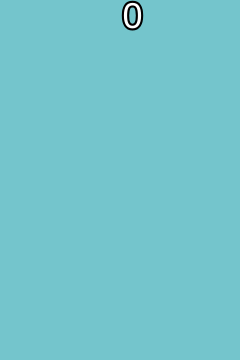
Frame 1 (no input)
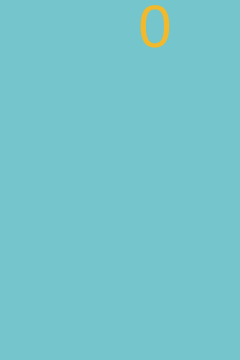
Frame 60 (no input)
Frame 120 (the mouse pressed at the canvas centre since frame 60): identical to frame 60, image omitted

The p5.js sketch that drew these frames (run headless with seeded random() and noise() and a simulated clock; from frame 60 on, the mouse is pressed at the canvas centre):

// p5.js sketch
// ── sketch.js
var pipe;
var sizeScale = 0.6;
var pipes = [];
var totalScore = 0;
function setup() {
    createCanvas(400*sizeScale,600*sizeScale);
    bird = new Bird();
    pipes.push(new Pipe());
}

function draw() {
    if(bird.lives()){
        background(116,197,204);
        bird.show();
        bird.update();
        for(var i = 0; i < pipes.length; i++){
            pipes[i].show();
            pipes[i].update();

            if (bird.hits(pipes[i])){
                console.log("HIT");
            } 
        }
        for(var i = 0; i < pipes.length; i++){
            if (pipes[i].outOfScreen()){
                console.log("OUT");
                pipes.splice(i,1);
                totalScore++;
            }
        }
                
        for(var i = 0; i < pipes.length; i++){
            if (pipes[i].outOfScreen()){
                bird.evaded(pipes[i]);
            }
        }
        displayScore();
        

        if(frameCount % 120 == 0){
            pipes.push(new Pipe());
        }
    }else{
        background(116,197,204);
        console.log(totalScore);
        textSize(100*sizeScale);
        textAlign(CENTER);
        noStroke();
        fill(241,185,43);
        text(totalScore,width/2 - 50,0,width/2 + 50,height);
    }
}  

function mousePressed(){
        bird.flap();
        console.log("FLAP");
    if (bird.lives() == false && mouseX < 100*sizeScale && mouseY < 100*sizeScale){ 
        pipes.splice(0,2);
        bird.respawn();
    }
}

function displayScore(){
    
    textSize(60*sizeScale);
    textAlign(CENTER);
    stroke(0);
    strokeWeight(7*sizeScale);
    fill(255);
    text(totalScore,0,0,width + 25,100*sizeScale);   
}

// ── bird.js
function Bird(){
    this.x = 25;
    this.y = height/2 - 200;
    this.speed = 0;
    this.gravity = 2.4;
    this.fly = -30;
    this.r = 40;
    this.alive = true;
    
    this.show = function(){
        noStroke();
        fill(255,255,0);
        ellipse(this.x,this.y,this.r,this.r);
    }
    
    this.update = function(){
        this.y += this.speed;
        this.speed += this.gravity;
        if (this.y > height) {
            this.y = height;
            this.speed = 0;
            this.alive = false;
        }
        if (this.y < 0) {
            this.y = 0;
            this.speed = 0;
            
        }
    }
    this.evaded = function(Pipe){
        if (this.x > Pipe.getX() + Pipe.getWidth() && Pipe.alredyEvaded == false){
            Pipe.gotEvaded;
            totalScore++; 
        }
    }
    
    this.hits = function(Pipe){
        if (this.x + this.r/2 > Pipe.getX() && this.x - this.r/2 < Pipe.getX() + Pipe.getWidth()){
            if (this.y + this.r/2 > Pipe.getHoleHeight() + Pipe.getHoleSize()/2 || this.y - this.r/2 < Pipe.getHoleHeight() - Pipe.getHoleSize()/2){
                this.alive = false;
                return(true);       
            }else{
                return(false);    
            }
        }else{
            return(false);
        }
    }
    
    this.flap = function(){
        this.speed = this.fly;   
        console.log(pipes.length);
    }
    
    this.lives = function(){
        
        if (this.alive == true){
            
            console.log("ALIVE");
            return(true);
        }else{
            console.log("NOT ALIVE");
            return(false);
        }
    }
    this.respawn = function(){
        this.alive = true;
        this.y = height/2 - 200;
        this.speed = 0;
        totalScore = 0;
    } 
}
// ── pipe.js
function Pipe() {
    
    this.x = width + 50;
    this.width = 120*sizeScale;
    this.speed = -3*sizeScale;
    this.holeSize = 280*sizeScale;
    this.holeHeight = random(40 + this.holeSize/2, height - 40 - this.holeSize/2);
    this.alredyEvaded = false;
    
    this.update = function(){
        this.x += this.speed;
    }
    
    this.show = function(){
        fill(101,180,50);
        noStroke();
        rectMode(CORNERS);    
        rect(this.x, 0, this.x + this.width, this.holeHeight - this.holeSize/2);
        rect(this.x, this.holeHeight + this.holeSize/2, this.x + this.width, height);   
    }
    
    this.getX = function(){
        return(this.x);
    }
    
    this.getWidth = function(){
        return(this.width);
    }
    
    this.getHoleSize = function(){
        return(this.holeSize);
    }
    
    this.getHoleHeight = function(){
        return(this.holeHeight);
    }
    
    this.outOfScreen = function(){
        if (this.x < -this.width){
            return(true);
        }else{
            return(false);    
        }
    }
    
    this.evaded =function(){
        return(this.alredyEvaded);
    }
    
    this.gotEvaded =function(){
        this.alredyEvaded = true;
    }

} 
